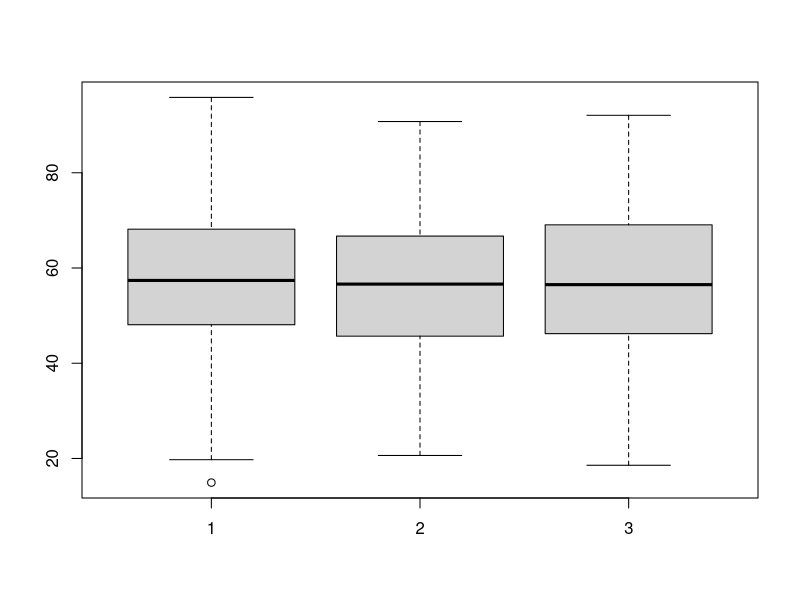

Here is the R script that generated this plot:
#getcwd() 
#C:/Python/Notebooks/Hypothesis

# Generate some similar but very slightly different random distributions
# based on contents of "storeA.csv".
# Assumes storeA data is normally distributes.

#load data
storeA <- read.csv("storeA.csv", header=FALSE)

s <- sd(storeA$V1)
m <- mean(storeA$V1)
n <- length(storeA$V1)

#introduce some random variation in the Mean
m2 = m * (0.5+(0.5-runif(1)/20))
m3 = m * (0.5+(0.5-runif(1)/20)) 

s2 = s * (0.5+(0.5-runif(1)/100))
s3 = s * (0.5+(0.5-runif(1)/100))

#simulate a new distribution
randSimB <- rnorm(n,mean = m2, sd = s2)
randSimC <- rnorm(n,mean = m3, sd = s3)
boxplot(storeA$V1, randSimB, randSimC)

#write it out - use write.table not write.csv so we can switch off col header
#write.csv(randSim, file="store_cNEW.csv", row.names=FALSE)
write.table(randSimB, file = "storeB_generated.csv",row.names=FALSE, col.names=FALSE, sep=",")
write.table(randSimC, file = "storeC_generated.csv",row.names=FALSE, col.names=FALSE, sep=",")